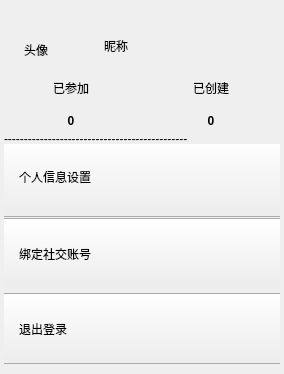
<?xml version="1.0" encoding="UTF-8"?>
<ui version="4.0">
 <class>UserInfoChoose</class>
 <widget class="QWidget" name="UserInfoChoose">
  <property name="geometry">
   <rect>
    <x>0</x>
    <y>0</y>
    <width>284</width>
    <height>374</height>
   </rect>
  </property>
  <property name="minimumSize">
   <size>
    <width>284</width>
    <height>374</height>
   </size>
  </property>
  <property name="maximumSize">
   <size>
    <width>284</width>
    <height>374</height>
   </size>
  </property>
  <property name="windowTitle">
   <string>Form</string>
  </property>
  <widget class="MyWidgetRegister" name="widget" native="true">
   <property name="geometry">
    <rect>
     <x>4</x>
     <y>4</y>
     <width>276</width>
     <height>364</height>
    </rect>
   </property>
   <property name="minimumSize">
    <size>
     <width>276</width>
     <height>364</height>
    </size>
   </property>
   <property name="maximumSize">
    <size>
     <width>276</width>
     <height>364</height>
    </size>
   </property>
   <widget class="QLabel" name="labelHead">
    <property name="geometry">
     <rect>
      <x>20</x>
      <y>20</y>
      <width>51</width>
      <height>51</height>
     </rect>
    </property>
    <property name="text">
     <string>头像</string>
    </property>
   </widget>
   <widget class="QLabel" name="labelNickname">
    <property name="geometry">
     <rect>
      <x>100</x>
      <y>32</y>
      <width>81</width>
      <height>20</height>
     </rect>
    </property>
    <property name="text">
     <string>昵称</string>
    </property>
   </widget>
   <widget class="QWidget" name="widget_2" native="true">
    <property name="geometry">
     <rect>
      <x>0</x>
      <y>70</y>
      <width>134</width>
      <height>60</height>
     </rect>
    </property>
    <property name="sizePolicy">
     <sizepolicy hsizetype="Preferred" vsizetype="Preferred">
      <horstretch>134</horstretch>
      <verstretch>60</verstretch>
     </sizepolicy>
    </property>
    <property name="minimumSize">
     <size>
      <width>134</width>
      <height>60</height>
     </size>
    </property>
    <property name="maximumSize">
     <size>
      <width>134</width>
      <height>60</height>
     </size>
    </property>
    <layout class="QGridLayout" name="gridLayout">
     <item row="0" column="0">
      <widget class="QLabel" name="label_3">
       <property name="text">
        <string>已参加</string>
       </property>
       <property name="alignment">
        <set>Qt::AlignCenter</set>
       </property>
      </widget>
     </item>
     <item row="1" column="0">
      <widget class="QLabel" name="labelJoinNum">
       <property name="font">
        <font>
         <weight>75</weight>
         <bold>true</bold>
        </font>
       </property>
       <property name="text">
        <string>0</string>
       </property>
       <property name="alignment">
        <set>Qt::AlignCenter</set>
       </property>
      </widget>
     </item>
    </layout>
   </widget>
   <widget class="QWidget" name="widget_3" native="true">
    <property name="geometry">
     <rect>
      <x>140</x>
      <y>70</y>
      <width>134</width>
      <height>60</height>
     </rect>
    </property>
    <property name="minimumSize">
     <size>
      <width>134</width>
      <height>60</height>
     </size>
    </property>
    <property name="maximumSize">
     <size>
      <width>134</width>
      <height>60</height>
     </size>
    </property>
    <layout class="QGridLayout" name="gridLayout_2">
     <item row="0" column="0">
      <widget class="QLabel" name="label_4">
       <property name="text">
        <string>已创建</string>
       </property>
       <property name="alignment">
        <set>Qt::AlignCenter</set>
       </property>
      </widget>
     </item>
     <item row="1" column="0">
      <widget class="QLabel" name="labelCreated">
       <property name="font">
        <font>
         <weight>75</weight>
         <bold>true</bold>
        </font>
       </property>
       <property name="text">
        <string>0</string>
       </property>
       <property name="alignment">
        <set>Qt::AlignCenter</set>
       </property>
      </widget>
     </item>
    </layout>
   </widget>
   <widget class="QLabel" name="label_7">
    <property name="geometry">
     <rect>
      <x>0</x>
      <y>130</y>
      <width>281</width>
      <height>10</height>
     </rect>
    </property>
    <property name="text">
     <string>----------------------------------------------</string>
    </property>
   </widget>
   <widget class="QWidget" name="widget_4" native="true">
    <property name="geometry">
     <rect>
      <x>0</x>
      <y>140</y>
      <width>276</width>
      <height>221</height>
     </rect>
    </property>
    <widget class="QWidget" name="widget_6" native="true">
     <property name="geometry">
      <rect>
       <x>0</x>
       <y>70</y>
       <width>276</width>
       <height>74</height>
      </rect>
     </property>
     <widget class="QPushButton" name="pushButton_2">
      <property name="geometry">
       <rect>
        <x>-6</x>
        <y>4</y>
        <width>291</width>
        <height>71</height>
       </rect>
      </property>
      <property name="styleSheet">
       <string notr="true">text-align:left;
padding-left:20px;</string>
      </property>
      <property name="text">
       <string>绑定社交账号</string>
      </property>
      <property name="icon">
       <iconset resource="imagelogin.qrc">
        <normaloff>:/Login/C:/Users/ASUS/Pictures/Image/yyy.jpg</normaloff>:/Login/C:/Users/ASUS/Pictures/Image/yyy.jpg</iconset>
      </property>
      <property name="iconSize">
       <size>
        <width>30</width>
        <height>30</height>
       </size>
      </property>
     </widget>
    </widget>
    <widget class="QWidget" name="widget_7" native="true">
     <property name="geometry">
      <rect>
       <x>0</x>
       <y>147</y>
       <width>276</width>
       <height>74</height>
      </rect>
     </property>
     <widget class="QPushButton" name="pushButton_3">
      <property name="geometry">
       <rect>
        <x>-6</x>
        <y>2</y>
        <width>291</width>
        <height>71</height>
       </rect>
      </property>
      <property name="layoutDirection">
       <enum>Qt::LeftToRight</enum>
      </property>
      <property name="styleSheet">
       <string notr="true">text-align:left;
padding-left:20px;</string>
      </property>
      <property name="text">
       <string>退出登录</string>
      </property>
      <property name="icon">
       <iconset resource="imagelogin.qrc">
        <normaloff>:/Login/C:/Users/ASUS/Pictures/Image/yyy.jpg</normaloff>:/Login/C:/Users/ASUS/Pictures/Image/yyy.jpg</iconset>
      </property>
      <property name="iconSize">
       <size>
        <width>30</width>
        <height>30</height>
       </size>
      </property>
     </widget>
    </widget>
    <widget class="QWidget" name="widget_5" native="true">
     <property name="geometry">
      <rect>
       <x>0</x>
       <y>0</y>
       <width>276</width>
       <height>74</height>
      </rect>
     </property>
     <property name="autoFillBackground">
      <bool>false</bool>
     </property>
     <property name="styleSheet">
      <string notr="true"/>
     </property>
     <widget class="QPushButton" name="pushButton">
      <property name="geometry">
       <rect>
        <x>-6</x>
        <y>-8</y>
        <width>291</width>
        <height>81</height>
       </rect>
      </property>
      <property name="styleSheet">
       <string notr="true">text-align:left;
padding-left:20px;</string>
      </property>
      <property name="text">
       <string>个人信息设置</string>
      </property>
      <property name="icon">
       <iconset resource="imagelogin.qrc">
        <normaloff>:/Login/C:/Users/ASUS/Pictures/Image/yyy.jpg</normaloff>:/Login/C:/Users/ASUS/Pictures/Image/yyy.jpg</iconset>
      </property>
      <property name="iconSize">
       <size>
        <width>30</width>
        <height>30</height>
       </size>
      </property>
     </widget>
    </widget>
   </widget>
  </widget>
 </widget>
 <customwidgets>
  <customwidget>
   <class>MyWidgetRegister</class>
   <extends>QWidget</extends>
   <header location="global">mywidgetregister.h</header>
   <container>1</container>
  </customwidget>
 </customwidgets>
 <resources>
  <include location="imagelogin.qrc"/>
 </resources>
 <connections/>
</ui>
